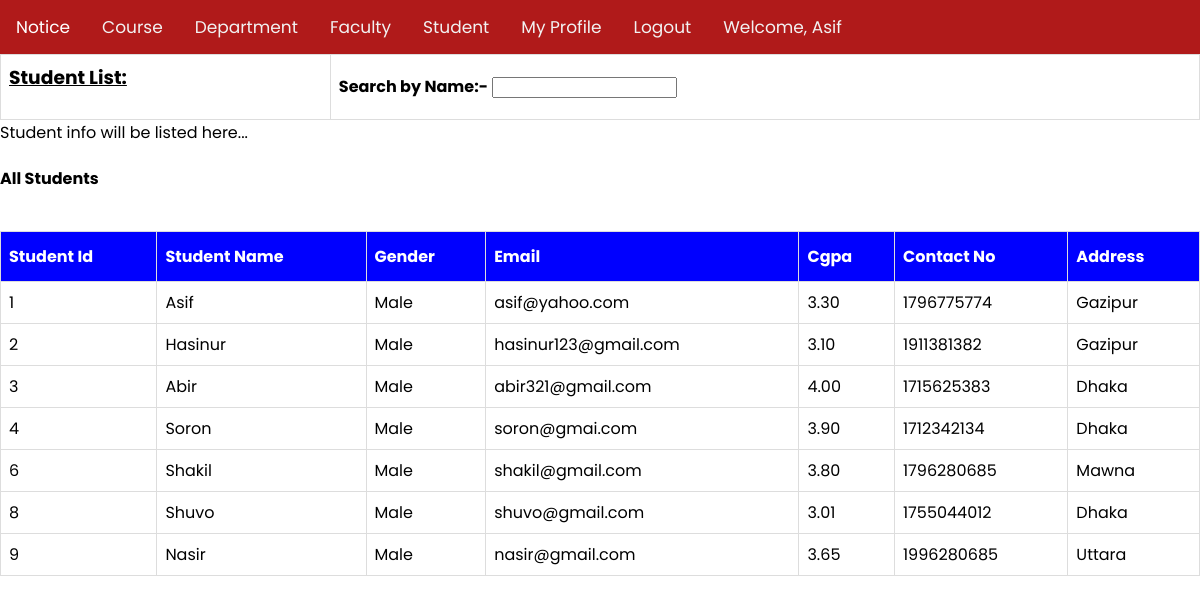
The page /views/Student.php (signed in) on the database its author committed.
### tables this page shows
CREATE TABLE `student` (
  `id` int(11) NOT NULL,
  `name` text NOT NULL,
  `gender` text NOT NULL,
  `email` text NOT NULL,
  `cgpa` varchar(11) NOT NULL,
  `contactNo` int(11) NOT NULL,
  `address` text NOT NULL
);

### Models/db_config.php (called while the page is built, shortened)
<?php
        function viewAllStudent(){
            $con = mysqli_connect('localhost','root', '', 'webtech');
            $sql = 'select * from student';
            $result = mysqli_query($con,$sql);
            $ArrayF=array();
            while($row = mysqli_fetch_assoc($result)){
                $ArrayF[]=$row;
            }
            return $ArrayF;
        }
?>

### Controllers/studentCheck.php (called while the page is built)
<?php
require '../Models/db_config.php';
    function getAllStudent(){
        $student = viewAllStudent();
        return $student;
}

### Views/Student.php (the view, shortened to what this page needs)
<?php
    include 'navbar.php';
    require_once '../Controllers/studentCheck.php';
    $students = getAllStudent();
?>
    <form action="">
        <table>
            <td><h3><u>Student List:</u></h3></td>
        <td>
        <div class="">
			<h4 class="text" style="display: inline;">Search by Name:-</h4>
			<input type="text" name="search" class="form-control" onkeyup="showCustomer(this.value)">
		</div>
        </td>
        </table>
        <div id="txtHint">Student info will be listed here...</div>
                <table cellspacing="0" cellpadding="0" border="1" width="361px" height="86px" style="margin-top: 40px;">
                <h4>All Students</h4>
                    <tr align="center" >
                        <th >Student Id</th>
                        <th >Student Name</th>
                        <th >Gender</th>
                        <th >Email</th>
                        <th >Cgpa</th>
                        <th >Contact No</th>
                        <th >Address</th>
                        <?php
                        echo "<tr align='center'>";
                        foreach($students as $student){
                            echo "<tr>";
                            echo "<td>".$student['id']."</td>";
                            echo "<td>".$student['name']."</td>";
                            echo "<td>".$student['gender']."</td>";
                            echo "<td>".$student['email']."</td>";
                            echo "<td>".$student['cgpa']."</td>";
                            echo "<td>".$student['contactNo']."</td>";
                            echo "<td>".$student['address']."</td>";
                            echo "</tr>";
                        }
                        ?>
                </table>
    </form>
</body>
</html>

### Views/navbar.php (style rules this page uses)
body { margin: 0; font-family: 'Poppins', sans-serif; }
table { font-family: 'Poppins', sans-serif; border-collapse: collapse; width: 100%; }
td, th { border: 1px solid #ddd; padding: 8px; }
th { padding-top: 12px; padding-bottom: 12px; text-align: left; background-color: blue; color: white; }

### rows shown on the page
student: id "1", name "Asif", gender "Male", email "asif@yahoo.com", cgpa "3.30", contactNo "1796775774", address "Gazipur"
student: id "2", name "Hasinur", gender "Male", email "hasinur123@gmail.com", cgpa "3.10", contactNo "1911381382", address "Gazipur"
student: id "3", name "Abir", gender "Male", email "abir321@gmail.com", cgpa "4.00", contactNo "1715625383", address "Dhaka"
student: id "4", name "Soron", gender "Male", email "soron@gmai.com", cgpa "3.90", contactNo "1712342134", address "Dhaka"
student: id "6", name "Shakil", gender "Male", email "shakil@gmail.com", cgpa "3.80", contactNo "1796280685", address "Mawna"
student: id "8", name "Shuvo", gender "Male", email "shuvo@gmail.com", cgpa "3.01", contactNo "1755044012", address "Dhaka"
student: id "9", name "Nasir", gender "Male", email "nasir@gmail.com", cgpa "3.65", contactNo "1996280685", address "Uttara"

### other values the page prints
$_SESSION['user']['username'] "Asif"
